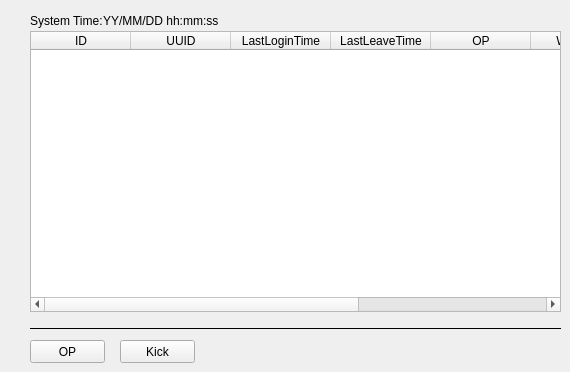
    <widget class="QWidget" name="tabPlayer">
     <attribute name="title">
      <string>Player List</string>
     </attribute>
     <widget class="QTableWidget" name="PlayerList">
      <property name="geometry">
       <rect>
        <x>30</x>
        <y>31</y>
        <width>531</width>
        <height>281</height>
       </rect>
      </property>
      <property name="editTriggers">
       <set>QAbstractItemView::NoEditTriggers</set>
      </property>
      <column>
       <property name="text">
        <string>ID</string>
       </property>
      </column>
      <column>
       <property name="text">
        <string>UUID</string>
       </property>
      </column>
      <column>
       <property name="text">
        <string>LastLoginTime</string>
       </property>
      </column>
      <column>
       <property name="text">
        <string>LastLeaveTime</string>
       </property>
      </column>
      <column>
       <property name="text">
        <string>OP</string>
       </property>
      </column>
      <column>
       <property name="text">
        <string>WhiteList</string>
       </property>
      </column>
      <column>
       <property name="text">
        <string>LastIP</string>
       </property>
      </column>
      <column>
       <property name="text">
        <string>Banned</string>
       </property>
      </column>
     </widget>
     <widget class="QPushButton" name="btnPlayerOP">
      <property name="geometry">
       <rect>
        <x>30</x>
        <y>340</y>
        <width>75</width>
        <height>23</height>
       </rect>
      </property>
      <property name="text">
       <string>OP</string>
      </property>
     </widget>
     <widget class="Line" name="line_7">
      <property name="geometry">
       <rect>
        <x>30</x>
        <y>320</y>
        <width>531</width>
        <height>16</height>
       </rect>
      </property>
      <property name="frameShadow">
       <enum>QFrame::Plain</enum>
      </property>
      <property name="orientation">
       <enum>Qt::Horizontal</enum>
      </property>
     </widget>
     <widget class="QPushButton" name="btnPlayerKick">
      <property name="geometry">
       <rect>
        <x>120</x>
        <y>340</y>
        <width>75</width>
        <height>23</height>
       </rect>
      </property>
      <property name="text">
       <string>Kick</string>
      </property>
     </widget>
     <widget class="QLabel" name="label_17">
      <property name="geometry">
       <rect>
        <x>30</x>
        <y>10</y>
        <width>111</width>
        <height>21</height>
       </rect>
      </property>
      <property name="text">
       <string>System Time:</string>
      </property>
     </widget>
     <widget class="QLabel" name="labSysTime">
      <property name="geometry">
       <rect>
        <x>100</x>
        <y>10</y>
        <width>261</width>
        <height>21</height>
       </rect>
      </property>
      <property name="text">
       <string> YY/MM/DD hh:mm:ss</string>
      </property>
     </widget>
    </widget>
